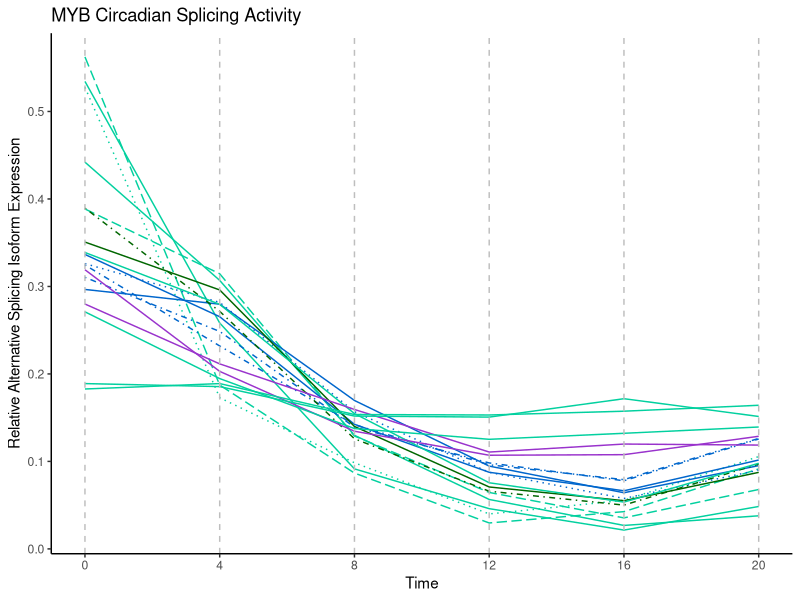
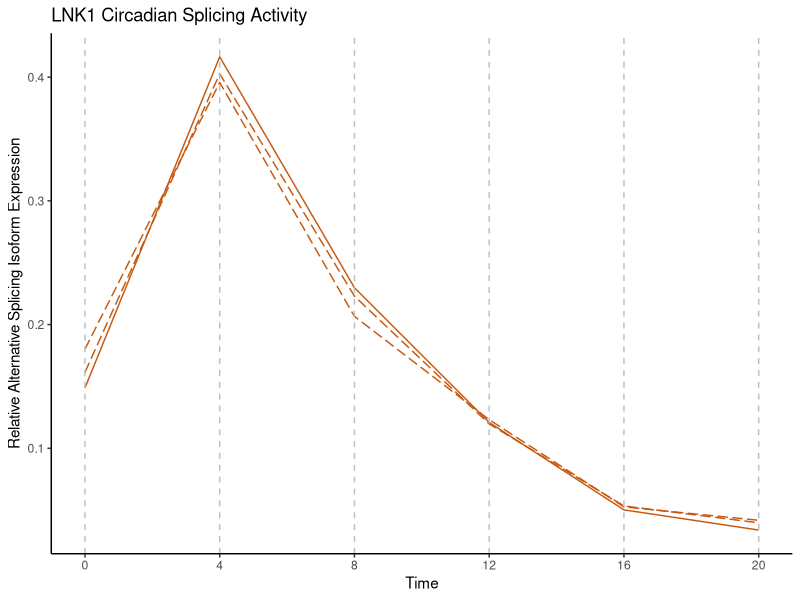
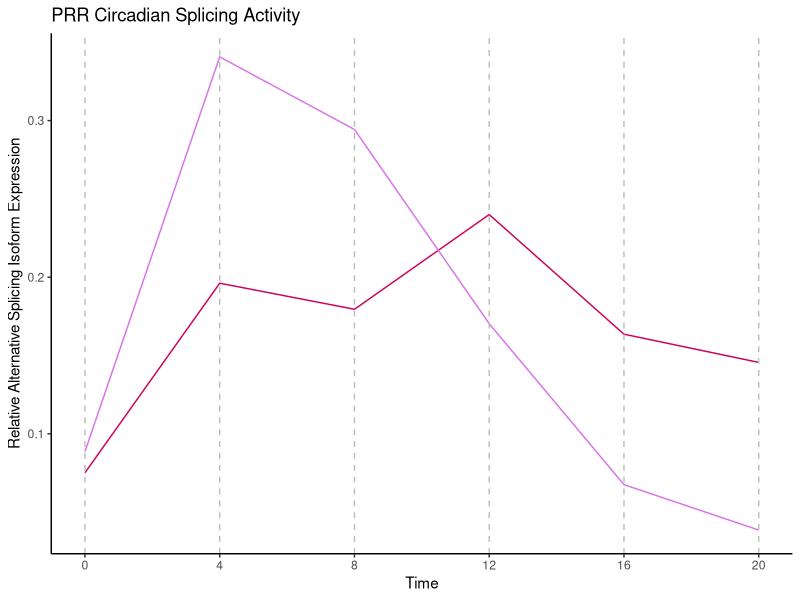

These charts were generated, in order, by the following R code:
# This script will plot the expression of different alternative splicing events in wheat circadian clock genes


# Load Librarys
library(ggplot2)
library(reshape2)

# Load data 
# Save dataset as csv first
setwd("C:/Users/asus/OneDrive - University of East Anglia/Project onedrive/Excel")
expression_dataset <- read.csv("splicing_events.csv")

# Reformat dataset to long 
expression_dataset <- melt(expression_dataset, id.vars = "Bin",
                           variable.name = "Time", value.name = "Expression")
expression_dataset$Time <- as.character(expression_dataset$Time)
expression_dataset$Time <- as.numeric(substr(expression_dataset$Time, 2, nchar(expression_dataset$Time)))

# MYB gene splicing events 
MYB <- c("TraesCS7A02G299400:E006",
         "TraesCS7B02G188000:E006",
         "TraesCS7D02G295400:E007",
         "TraesCS7A02G553800:E004",
         "TraesCS7B02G478200:E002",
         "TraesCS6A02G258600:E006",
         "TraesCS6A02G258600:E008",
         "TraesCS6A02G258600:E009",
         "TraesCS6A02G258600:E010",
         "TraesCS6A02G258600:E016",
         "TraesCS6B02G266800:E005",
         "TraesCS6B02G266800:E010",
         "TraesCS6D02G239800:E008",
         "TraesCS4A02G474100:E005",
         "TraesCS4A02G474100:E011",
         "TraesCS7D02G014900:E008",
         "TraesCS7A02G470700:E008",
         "TraesCS7D02G458000:E009")

MYB_filtered_data <- expression_dataset[expression_dataset$Bin%in%MYB,]

# Plot the data
plot <- ggplot(MYB_filtered_data, aes(x = as.numeric(Time), y = Expression, color = Bin)) +
  geom_line( data = MYB_filtered_data[MYB_filtered_data$Bin == "TraesCS7A02G299400:E006",], col = "#02D09F", linetype= "longdash") +
  geom_line( data = MYB_filtered_data[MYB_filtered_data$Bin == "TraesCS7B02G188000:E006",], col = "#02D09F", linetype= "solid") +
  geom_line( data = MYB_filtered_data[MYB_filtered_data$Bin == "TraesCS7D02G295400:E007",], col = "#02D09F", linetype= "solid") +
  geom_line( data = MYB_filtered_data[MYB_filtered_data$Bin == "TraesCS7A02G553800:E004",], col = "#02D09F", linetype= "longdash") +
  geom_line( data = MYB_filtered_data[MYB_filtered_data$Bin == "TraesCS7B02G478200:E002",], col = "#02D09F", linetype= "dotted") +
  geom_line( data = MYB_filtered_data[MYB_filtered_data$Bin == "TraesCS6A02G258600:E006",], col = "#0066CC", linetype= "solid") +
  geom_line( data = MYB_filtered_data[MYB_filtered_data$Bin == "TraesCS6A02G258600:E008",], col = "#0066CC", linetype= "dotdash") +
  geom_line( data = MYB_filtered_data[MYB_filtered_data$Bin == "TraesCS6A02G258600:E009",], col = "#0066CC", linetype= "dotted") +
  geom_line( data = MYB_filtered_data[MYB_filtered_data$Bin == "TraesCS6A02G258600:E010",], col = "#0066CC", linetype= "dotdash") +
  geom_line( data = MYB_filtered_data[MYB_filtered_data$Bin == "TraesCS6A02G258600:E016",], col = "#0066CC", linetype= "solid") +
  geom_line( data = MYB_filtered_data[MYB_filtered_data$Bin == "TraesCS6B02G266800:E005",], col = "#006600", linetype= "solid") +
  geom_line( data = MYB_filtered_data[MYB_filtered_data$Bin == "TraesCS6B02G266800:E010",], col = "#006600", linetype= "dotdash") +
  geom_line( data = MYB_filtered_data[MYB_filtered_data$Bin == "TraesCS6D02G239800:E008",], col = "#02D09F", linetype= "solid") +
  geom_line( data = MYB_filtered_data[MYB_filtered_data$Bin == "TraesCS4A02G474100:E005",], col = "#9933CC", linetype= "solid") +
  geom_line( data = MYB_filtered_data[MYB_filtered_data$Bin == "TraesCS4A02G474100:E011",], col = "#9933CC", linetype= "solid") +
  geom_line( data = MYB_filtered_data[MYB_filtered_data$Bin == "TraesCS7D02G014900:E008",], col = "#02D09F", linetype= "solid") +
  geom_line( data = MYB_filtered_data[MYB_filtered_data$Bin == "TraesCS7A02G470700:E008",], col = "#02D09F", linetype= "solid") +
  geom_line( data = MYB_filtered_data[MYB_filtered_data$Bin == "TraesCS7D02G458000:E009",], col = "#02D09F", linetype= "solid") +
   
  labs(title = "MYB Circadian Splicing Activity",
       x = "Time (hours)",
       y = "Relative Alternative Splicing Isoform Expression") +
  theme_classic() +
scale_x_continuous(name ="Time", 
                   breaks=c(0,4,8,12,16,20))


vline_positions <- c(0,4,8,12,16,20)
plot <- plot +
  geom_vline(xintercept = vline_positions, 
             linetype = "dashed", 
             color = "grey")

plot


#LNK1 plot

# LNK1 gene splicing events 
LNK1 <- c("TraesCS4B02G153700:E005",
         "TraesCS4B02G153700:E010",
         "TraesCS4B02G153700:E013")

LNK1_filtered_data <- expression_dataset[expression_dataset$Bin%in%LNK1,]

# Plot the data
plot <- ggplot(LNK1_filtered_data, aes(x = as.numeric(Time), y = Expression, color = Bin)) +
  geom_line( data = LNK1_filtered_data[LNK1_filtered_data$Bin == "TraesCS4B02G153700:E005",], col = "#C65911", linetype= "solid") +
  geom_line( data = LNK1_filtered_data[LNK1_filtered_data$Bin == "TraesCS4B02G153700:E010",], col = "#C65911", linetype= "longdash") +
  geom_line( data = LNK1_filtered_data[LNK1_filtered_data$Bin == "TraesCS4B02G153700:E013",], col = "#C65911", linetype= "longdash") +

  
  labs(title = "LNK1 Circadian Splicing Activity",
       x = "Time (hours)",
       y = "Relative Alternative Splicing Isoform Expression") +
  theme_classic() +
  scale_x_continuous(name ="Time", 
                     breaks=c(0,4,8,12,16,20))


vline_positions <- c(0,4,8,12,16,20)
plot <- plot +
  geom_vline(xintercept = vline_positions, 
             linetype = "dashed", 
             color = "grey")

plot

#PRR plot

# PRR gene splicing events 
PRR <- c("TraesCS2D02G079600:E007",
          "TraesCS4D02G199600:E006")

PRR_filtered_data <- expression_dataset[expression_dataset$Bin%in%PRR,]

# Plot the data
plot <- ggplot(PRR_filtered_data, aes(x = as.numeric(Time), y = Expression, color = Bin)) +
  geom_line( data = PRR_filtered_data[PRR_filtered_data$Bin == "TraesCS2D02G079600:E007",], col = "#CE0259", linetype= "solid") +
  geom_line( data = PRR_filtered_data[PRR_filtered_data$Bin == "TraesCS4D02G199600:E006",], col = "#D774E8", linetype= "solid") +
 
  
  labs(title = "PRR Circadian Splicing Activity",
       x = "Time (hours)",
       y = "Relative Alternative Splicing Isoform Expression") +
  theme_classic() +
  scale_x_continuous(name ="Time", 
                     breaks=c(0,4,8,12,16,20))


vline_positions <- c(0,4,8,12,16,20)
plot <- plot +
  geom_vline(xintercept = vline_positions, 
             linetype = "dashed", 
             color = "grey")

plot



